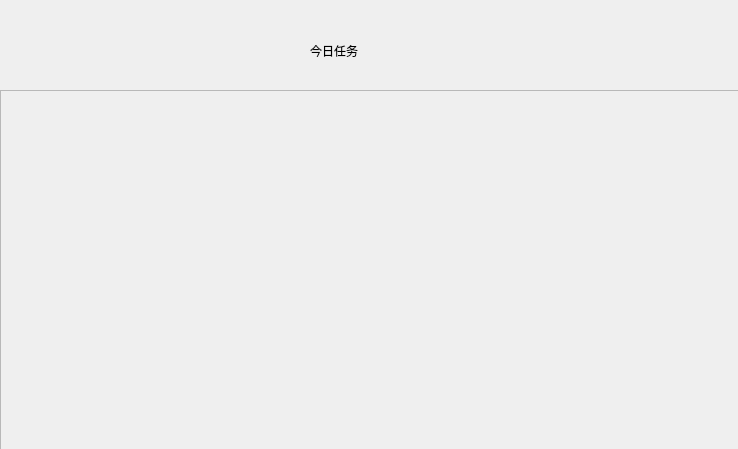
<?xml version="1.0" encoding="UTF-8"?>
<ui version="4.0">
 <class>DayMisson</class>
 <widget class="QWidget" name="DayMisson">
  <property name="geometry">
   <rect>
    <x>0</x>
    <y>0</y>
    <width>738</width>
    <height>449</height>
   </rect>
  </property>
  <property name="windowTitle">
   <string>Form</string>
  </property>
  <widget class="QLabel" name="label">
   <property name="geometry">
    <rect>
     <x>310</x>
     <y>30</y>
     <width>131</width>
     <height>41</height>
    </rect>
   </property>
   <property name="text">
    <string>今日任务</string>
   </property>
  </widget>
  <widget class="QScrollArea" name="scrollArea">
   <property name="geometry">
    <rect>
     <x>0</x>
     <y>90</y>
     <width>741</width>
     <height>361</height>
    </rect>
   </property>
   <property name="widgetResizable">
    <bool>true</bool>
   </property>
   <widget class="QWidget" name="scrollAreaWidgetContents">
    <property name="geometry">
     <rect>
      <x>0</x>
      <y>0</y>
      <width>739</width>
      <height>359</height>
     </rect>
    </property>
   </widget>
  </widget>
 </widget>
 <resources/>
 <connections/>
</ui>
